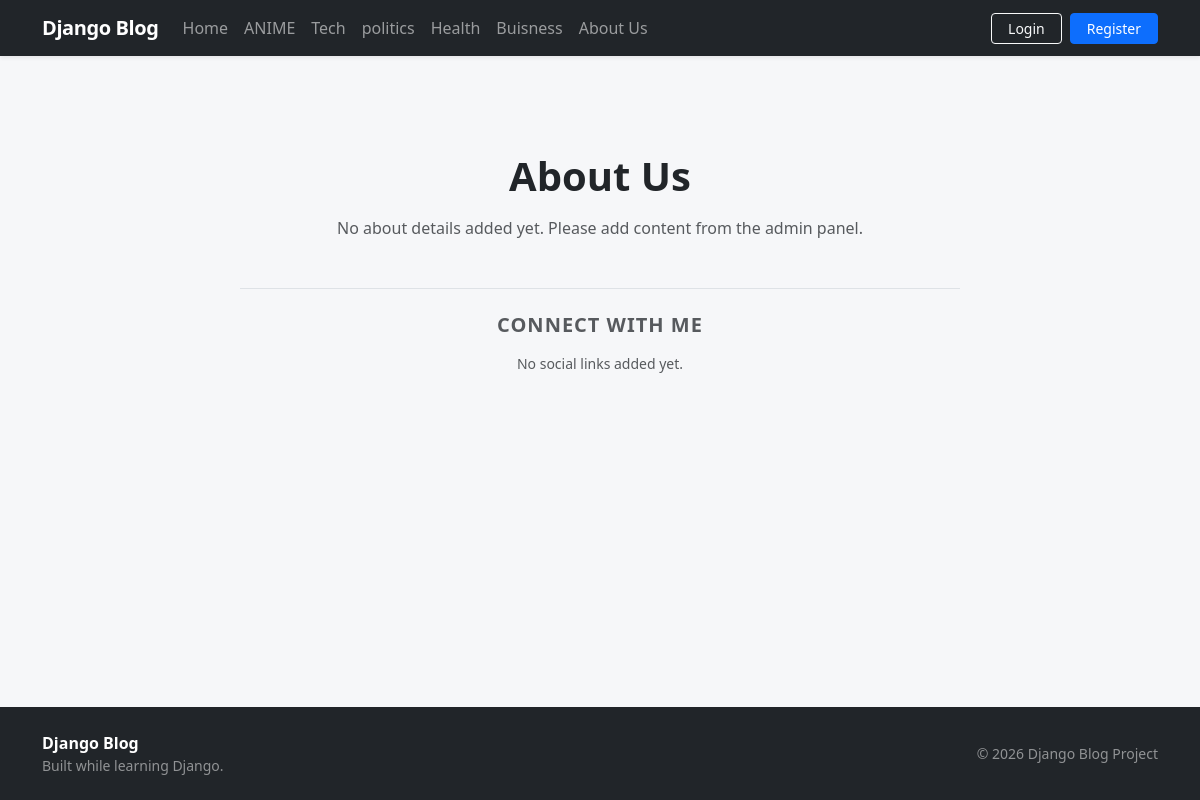
Page /category/about/ on the committed database.
### blogs/models.py (models this page shows, shortened)
class Category(models.Model):
    category_name = models.CharField(max_length=50, unique=True)
    created_at = models.DateTimeField(auto_now_add=True)
    updated_at = models.DateTimeField(auto_now=True)
    class Meta:
        verbose_name_plural = "categories"

### blogs/views.py (the view)
# urls.py: path("about/", views.about, name="about"),
def about(request):
    about_info = About.objects.first()
    social_links = SocialLink.objects.filter(is_active=True)
    context = {
        "about": about_info,
        "social_links": social_links,
    }
    return render(request, "about.html", context)

### blogs/context_processors.py (called while the page is built)
def get_categories(request):
    categories = Category.objects.all()
    return {
        'categories': categories
    }

### templates/about.html (shortened to what this page needs)
{% extends 'base.html' %}
{% block content %}
<div class="container my-5">
    <div class="row justify-content-center">
        <div class="col-md-8 text-center">
            <h1 class="fw-bold mb-3">
                {% if about %}{{ about.title }}{% else %}About Us{% endif %}
            </h1>
            <div class="lead text-secondary text-start mb-5">
                {% if about %}
                    {{ about.content|linebreaks }}
                {% else %}
                    <p class="text-center text-muted fs-6">
                        No about details added yet. Please add content from the admin panel.
                    </p>
                {% endif %}
            </div>
            <div class="border-top pt-4">
                <h5 class="fw-semibold text-uppercase text-muted mb-3" style="letter-spacing: 1px;">
                    Connect With Me
                </h5>
                <div class="d-flex justify-content-center gap-3 flex-wrap">
                    {% for link in social_links %}
                        <a href="{{ link.url }}"
                           target="_blank"
                           rel="noopener noreferrer"
                           class="btn btn-outline-dark d-inline-flex align-items-center gap-2 px-3 py-2 m-1">
                            <i class="bi {{ link.icon_class }}"></i>
                            <span>{{ link.platform }}</span>
                        </a>
                    {% empty %}
                        <p class="text-muted small">No social links added yet.</p>
                    {% endfor %}
                </div>
            </div>
        </div>
    </div>
</div>
{% endblock %}

### templates/base.html (shortened to what this page needs)
<!DOCTYPE html>
<html lang="en">
<head>
    <link href="https://cdn.jsdelivr.net/npm/bootstrap@5.3.3/dist/css/bootstrap.min.css" rel="stylesheet">
    <link rel="stylesheet" href="https://cdn.jsdelivr.net/npm/bootstrap-icons@1.11.3/font/bootstrap-icons.min.css">
</head>
<body class="d-flex flex-column min-vh-100">
    <nav class="navbar navbar-expand-lg navbar-dark bg-dark sticky-top shadow-sm">
        <div class="container">
            <a class="navbar-brand fw-bold" href="{% url 'home' %}">Django Blog</a>
            <div class="collapse navbar-collapse" id="mainNav">
                <ul class="navbar-nav me-auto mb-2 mb-lg-0">
                    <li class="nav-item">
                        <a class="nav-link{% if request.path == '/' %} active fw-semibold{% endif %}"
                           href="{% url 'home' %}">Home</a>
                    </li>
                    {% for category in categories %}
                        <li class="nav-item">
                            <a class="nav-link{% if category.id == active_category_id %} active fw-semibold{% endif %}"
                               href="{% url 'post_by_category' category.id %}">{{ category.category_name }}</a>
                        </li>
                    {% endfor %}
                    <li class="nav-item">
                        <a class="nav-link" href="{% url 'about' %}">About Us</a>
                    </li>
                </ul>
                <div class="d-flex flex-column flex-lg-row gap-2 pt-2 pt-lg-0">
                    <a href="#" class="btn btn-outline-light btn-sm px-3">Login</a>
                    <a href="#" class="btn btn-primary btn-sm px-3">Register</a>
                </div>
            </div>
        </div>
    </nav>
    <main class="flex-grow-1 py-4 py-lg-5">
        <div class="container">
            {% block content %}{% endblock %}
        </div>
    </main>
    <footer class="bg-dark text-white-50 mt-auto py-4">
        <div class="container">
            <div class="row gy-3 align-items-center">
                <div class="col-md-6 text-center text-md-start">
                    <span class="fw-semibold text-white">Django Blog</span>
                    <span class="d-block small">Built while learning Django.</span>
                </div>
                <div class="col-md-6 text-center text-md-end small">
                    &copy; 2026 Django Blog Project
                </div>
            </div>
        </div>
    </footer>
</body>
</html>

### templates/base.html (style rules this page uses)
:root { --bs-body-font-family: system-ui, -apple-system, "Segoe UI", Roboto, "Helvetica Neue", Arial, sans-serif; --brand-surface: #f6f7f9; }
body { background-color: var(--brand-surface); }
.navbar-brand { letter-spacing: -.02em; }

### rows in the picture
Category: category_name "ANIME"
Category: category_name "Tech"
Category: category_name "politics"
Category: category_name "Health"
Category: category_name "Buisness"
